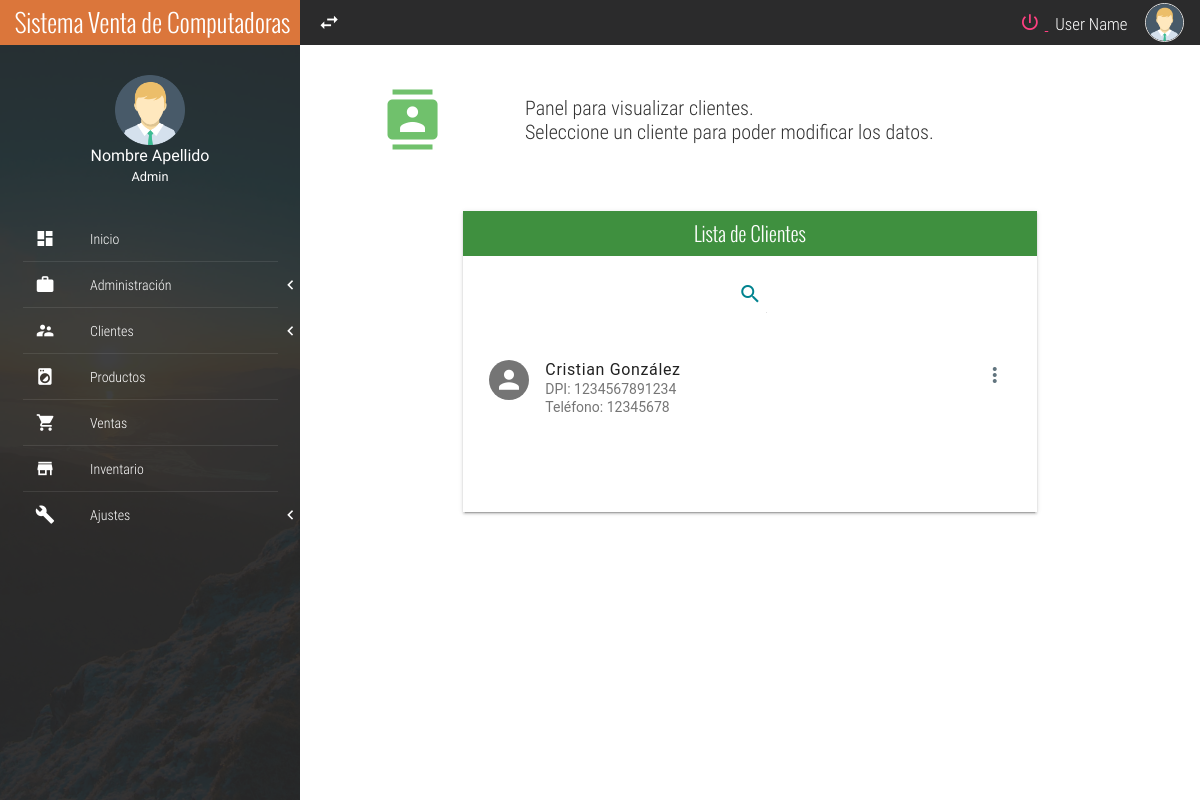
Screenshot of /lista-clientes/ with the database file from the repository.
### TiendaEquipo/models.py (models this page shows, shortened)
class Cliente(models.Model):
    dpi = models.CharField(max_length=13, verbose_name="DPI", unique=True)
    nombre = models.CharField(max_length=30)
    apellido = models.CharField(max_length=30)
    direccion = models.CharField(max_length=50, verbose_name="Dirección")
    telefono = models.CharField(max_length=8, verbose_name="Teléfono")
    email = models.EmailField(verbose_name="Correo Electrónico")
    nit = models.CharField(max_length=9, verbose_name="NIT")
    tarjeta = models.CharField(max_length=16)
    clave = models.CharField(max_length=3)
    fecha_tarjeta = models.DateField(verbose_name="Vencimiento")
    foto = models.ImageField(null=True, blank=True)

### TiendaEquipo/views.py (the view)
# urls.py: path('lista-clientes/', lista_clientes, name='lista_clientes'),
def lista_clientes(request):
    clientes = Cliente.objects.all()
    return render(request, "TiendaEquipo/lista_clientes.html", {'clientes': clientes})

### TiendaEquipo/templates/TiendaEquipo/lista_clientes.html (shortened to what this page needs)
{% extends 'TiendaEquipo/base.html' %}
{% load static %}
{% block contenido %}
<section class="full-width header-well">
    <div class="full-width header-well-icon">
        <i class="zmdi zmdi-accounts-list-alt"></i>
    </div>
    <div class="full-width header-well-text">
        <p class="text-condensedLight">
            Panel para visualizar clientes. <br>
            Seleccione un cliente para poder modificar los datos.
        </p>
    </div>
</section>
<div class="mdl-tabs__panel is-active" id="tabListClient">
    <div class="mdl-grid">
        <div class="mdl-cell mdl-cell--4-col-phone mdl-cell--8-col-tablet mdl-cell--8-col-desktop mdl-cell--2-offset-desktop">
            <div class="full-width panel mdl-shadow--2dp">
                <div class="full-width panel-tittle bg-success text-center tittles">
                    Lista de Clientes
                </div>
                <div class="full-width panel-content">
                    <form action="/busqueda-clientes/" method="GET">
                        <div class="mdl-textfield mdl-js-textfield mdl-textfield--expandable text-center">
                            <label class="mdl-button mdl-js-button mdl-button--icon" for="searchClient">
                                <i class="zmdi zmdi-search"></i>
                            </label>
                        </div>
                    </form>
                    <div class="mdl-list">
                        {% for cliente in clientes %}
                        <li class="full-width divider-menu-h"></li>
                        <div class="mdl-list__item mdl-list__item--two-line">
                            <span class="mdl-list__item-primary-content">
                                <i class="zmdi zmdi-account mdl-list__item-avatar">{{ p.foto }}</i>
                                <span>{{ cliente.nombre }} {{ cliente.apellido }}</span>
                                <span class="mdl-list__item-sub-title">DPI: {{ cliente.dpi }}</span>
                                <span class="mdl-list__item-sub-title">Teléfono: {{ cliente.telefono }}</span>
                            </span>
                            <div class="mdl-button mdl-js-button mdl-button--icon" id="{{ cliente.id }}"><i class="zmdi zmdi-more-vert"></i></div>
                        </div>
                    {% endfor %}
                    </div>
                </div>
                <div class="full-width panel-content"><br><br><br></div>
            </div>
        </div>
    </div>
</div>
{% endblock %}

### TiendaEquipo/static/TiendaEquipo/css/main.css (style rules this page uses)
:root { --color-text: #3F51B5; --primary-color: #2B2B2C; --acent-color: #DB763B; }
html, body { width: 100%; height: 100%; margin: 0; padding: 0; font-size: 16px; font-family: "RobotoRegular"; position: relative; background-color: #fff; }
.text-condensedLight { font-family: "RobotoCondensedLight"; }
.text-center { text-align: center; }
.tittles { font-family: "OswaldLight"; }
.mdl-textfield { width: 100%; }
.divider-menu-h { height: 0; border-top: 1px solid rgba(255, 255, 255, .09); width: 85%; margin: 0 auto; }
.mdl-list__item-avatar { line-height: 40px; text-align: center; font-size: 30px; }
.panel { height: auto; }
.panel-tittle { height: 45px; display: block; line-height: 45px; color: #fff; font-size: 20px; }
.panel-content { display: block; padding: 10px; }
.header-well, .header-well-icon, .header-well-text { min-height: 150px; height: auto; }
.header-well { position: relative; }
.header-well-icon, .header-well-text { position: absolute; top: 0; color: #333; }
.header-well-icon { left: 0; width: 25%; }
.header-well-icon i, .header-well-text p { position: absolute; top: 50%; display: block; width: 100%; transform: translateY(-50%); }
.header-well-icon i { text-align: center; font-size: 60px; }
.header-well-text { right: 0; width: 75%; }
.header-well-text p { font-size: 20px; margin: 0; padding: 0; }
.bg-success { background-color: #3f903f !important; }
.zmdi-search { color: #00838f; }
.header-well-icon .zmdi-accounts-list-alt { color: #70c16c; }
.mdl-button--icon .zmdi-more-vert { color: #62757f; }

### rows the page displays
Cliente: nombre "Cristian", apellido "González", dpi "1234567891234", telefono "12345678"
